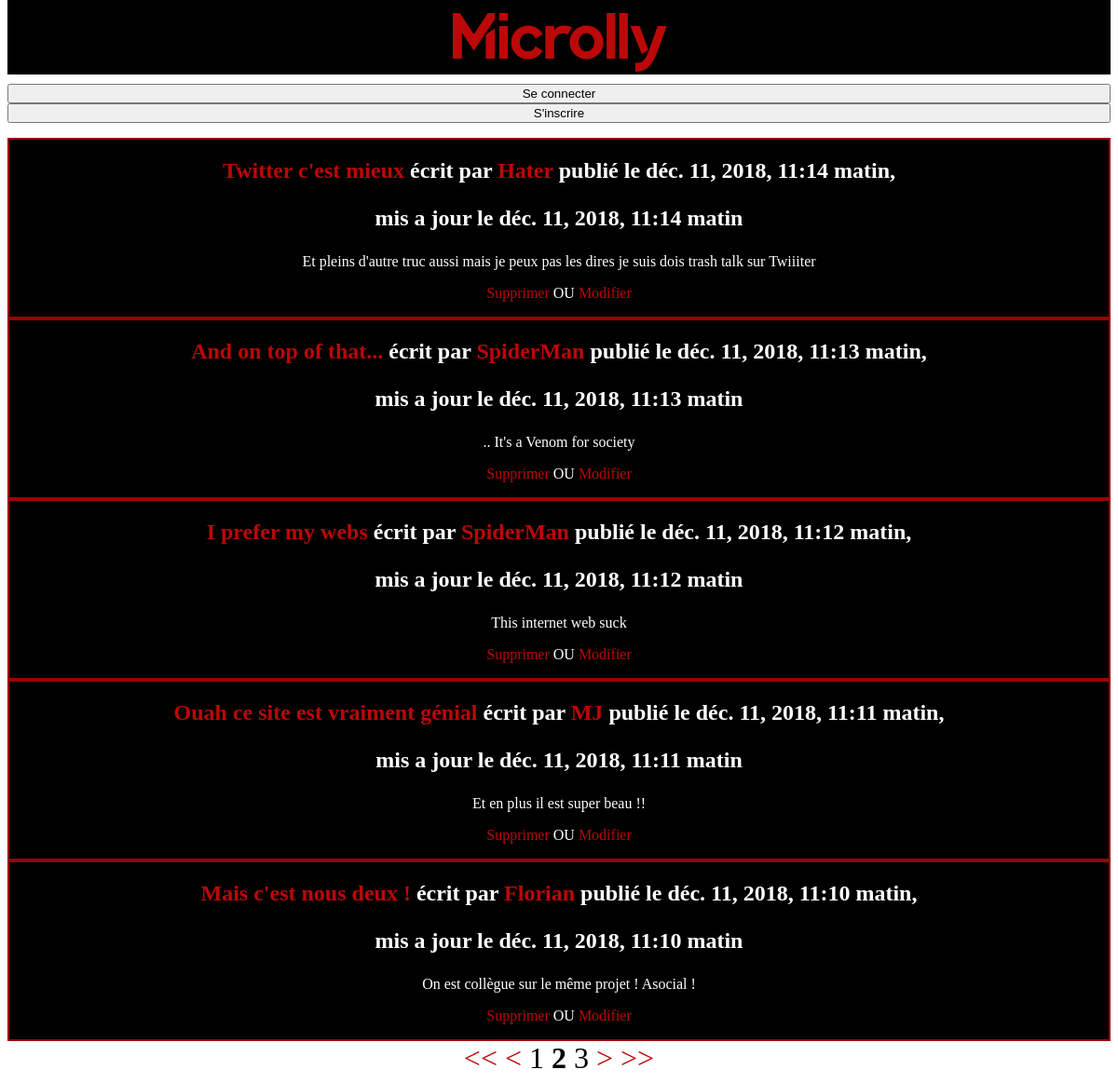
Screenshot of /?page=2 with the database file from the repository.
### blog/models.py (models this page shows, shortened)
class Article(models.Model):
    id = models.AutoField(primary_key=True)
    title = models.CharField(max_length=100)
    body = models.TextField()
    creation_date = models.DateTimeField(auto_now_add=True)
    update_date = models.DateTimeField(auto_now_add=True)
    author = models.ForeignKey(User, default=None, on_delete=models.CASCADE)
    def snippet(self):
        if len(self.body) < 100:
            return self.body
        else:
            return self.body[:100] + '...'

### blog/views.py (the view)
# urls.py: path('', views.article_liste, name='index'),
def article_liste(request):
        article = Article.objects.all().order_by('-update_date')
        paginator = Paginator(article,5)
        page = request.GET.get('page')
        article = paginator.get_page(page)
        return render(request,'index.html',{'article':article})

### blog/templates/index.html
{% extends '_base.html'%}
{% block body %}
    <div class = "articles">
        {% if article %}
            {% for article in article %}
                <div id = "article">
                    <h2>
                        <a id = "arttitle" href = "{% url 'article:detail' article.id%}">{{article.title}}</a>
                        écrit par
                        <a id = "artauthor" href = "{% url 'article:article_user' username=article.author%}">{{article.author}}</a>
                        publié le {{article.creation_date}},
                        {% if article.update_date != None %}
                            <p>mis a jour le {{article.update_date}}</p>
                        {% endif %}
                    </h2>
                    <p>{{article.snippet}}</p>
                    <p>
                        <a href="{% url 'article:delete' id=article.id %}">Supprimer</a>
                        OU
                        <a href="{% url 'article:modifie' id=article.id %}">Modifier</a>
                    </p>
                </div>
            {% endfor %}
        {% endif %}
    </div>
    <div id="pagination">
        {% if article.has_previous %}
            <a href="?page=1"> << </a>
            <a href="?page={{article.previous_page_number}}"> < </a>
        {% endif %}
        {% for num in article.paginator.page_range %}
            {% if article.number == num %}
                <strong>{{num}}</strong>
            {% elif num > article.number|add:'-5' and num < article.number|add:'5' %}
                {{num}}
            {% endif %}
        {% endfor %}
        {% if article.has_next %}
            <a href="?page={{article.next_page_number}}"> > </a>
            <a href="?page={{article.paginator.num_pages}}"> >> </a>
        {% endif %}
    </div>
{% endblock %}

### assets/style.css (style rules this page uses)
#article { border: 2px double rgb(153, 4, 4); text-align: center; right: 40% ; left: 40%; background-color: rgb(0, 0, 0); }
body { background-color: white; }
p,h1, h2 { color: white; font-family: serif; }
a { text-decoration: none; }
a:link, a:visited { color: rgb(187, 8, 8); }
#pagination { font-size: 200%; text-align: center; }

### rows the page displays
Article: title "Twitter c'est mieux", author "Hater", creation_date "déc. 11, 2018, 11:14 matin", update_date "déc. 11, 2018, 11:14 matin", snippet "Et pleins d'autre truc aussi mais je peux pas les dires je suis dois trash talk sur Twiiiter"
Article: title "And on top of that...", author "SpiderMan", creation_date "déc. 11, 2018, 11:13 matin", update_date "déc. 11, 2018, 11:13 matin", snippet ".. It's a Venom for society"
Article: title "I prefer my webs", author "SpiderMan", creation_date "déc. 11, 2018, 11:12 matin", update_date "déc. 11, 2018, 11:12 matin", snippet "This internet web suck"
Article: title "Ouah ce site est vraiment génial", author "MJ", creation_date "déc. 11, 2018, 11:11 matin", update_date "déc. 11, 2018, 11:11 matin", snippet "Et en plus il est super beau !!"
Article: title "Mais c'est nous deux !", author "Florian", creation_date "déc. 11, 2018, 11:10 matin", update_date "déc. 11, 2018, 11:10 matin", snippet "On est collègue sur le même projet ! Asocial !"

### other values shown
{{ num }} "1" "3"
{{ num }} "2"
